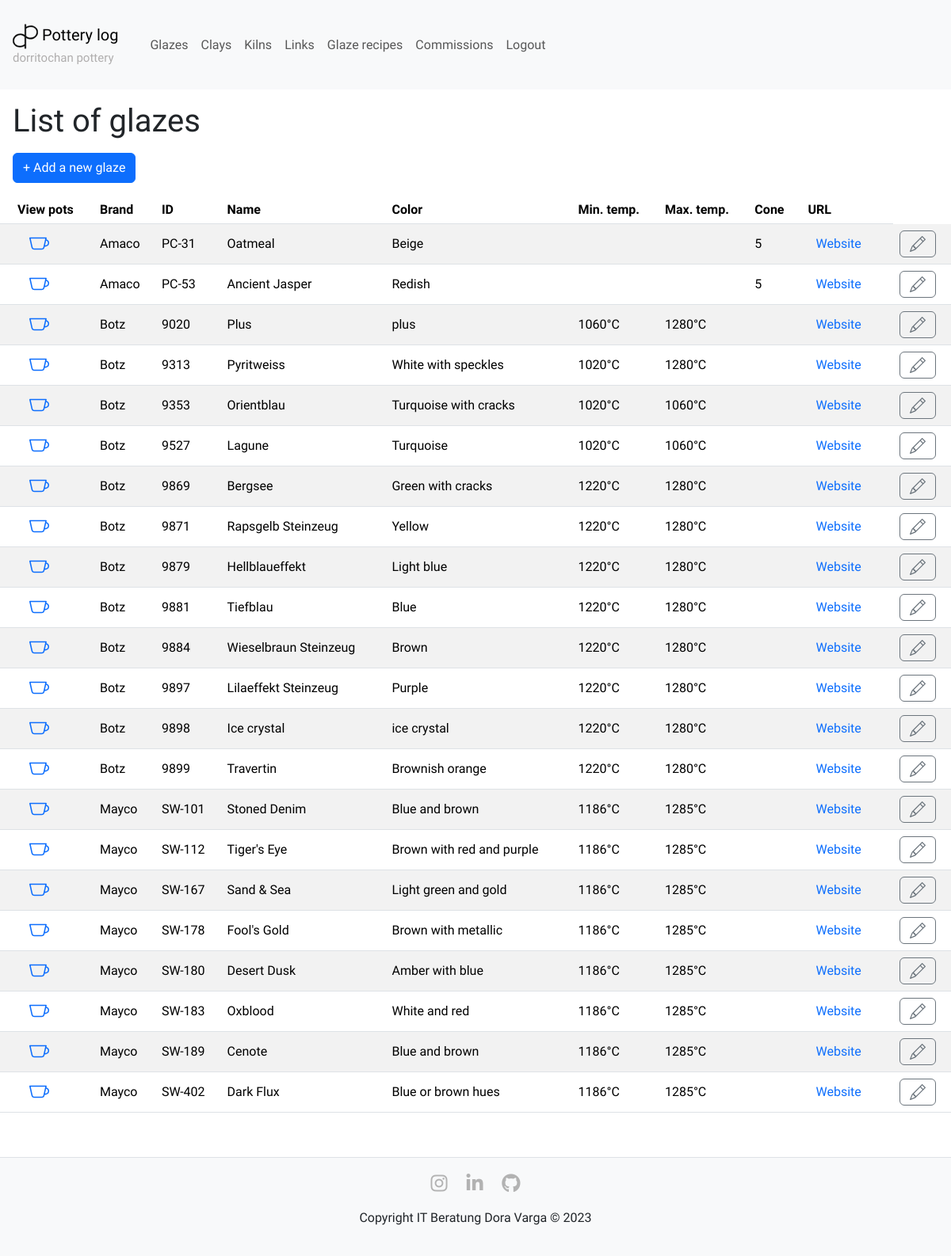
Page /viewglazes (signed in) on the committed database.
### app/models.py (models this page shows, shortened)
class Glaze(db.Model):
    __tablename__ = 'glaze'
    id = db.Column(db.Integer, primary_key=True)
    brand = db.Column(db.String(140), index=True)
    name = db.Column(db.String(50), unique=True)
    brand_id = db.Column(db.Integer, unique=True)
    color = db.Column(db.String(140))
    temp_min = db.Column(db.Integer) # in °C
    temp_max = db.Column(db.Integer) # in °C
    cone = db.Column(db.String(5))
    glaze_url = db.Column(db.String(200))
    glazed_pots = db.relationship('PotGlaze', back_populates='glaze', lazy='dynamic')

### app/controller.py (the view)
@app.route('/viewglazes')
@login_required
def view_glazes():
    glazes = Glaze.query.order_by(Glaze.brand, Glaze.brand_id).all()
    glaze_form = AddGlazeForm()
    return render_template('viewglazes.html', title='List of glazes', glazes=glazes, glaze_form=glaze_form)

### app/models.py (called while the page is built)
@login.user_loader
def load_user(id):
    return User.query.get(int(id))

### app/utils.py (called while the page is built)
def set_cone_choices():
    return [(index , cone) for index, cone in enumerate(CONES)]

### app/templates/viewglazes.html (shortened to what this page needs)
{% extends 'layout.html' %}
{% block main %}
<h1 class="m-3">List of glazes</h1>
<div class="m-3">
    <button id="add-new-glaze" type="button" class="btn btn-primary" data-toggle="modal" data-target="#modal-add-edit-glaze" data-reload-page="true">&plus; Add a new glaze</button>
</div>
<table class="table table-striped table-hover-color table-hover">
    <thead>
        <tr>
            <th>View pots</th>
            <th>Brand</th>
            <th>ID</th>
            <th>Name</th>
            <th>Color</th>
            <th>Min. temp.</th>
            <th>Max. temp.</th>
            <th>Cone</th>
            <th style="padding: 8px 13px;">URL</th>
        </tr>
    </thead>
    <body>
        {% for glaze in glazes %}
        <tr>
            <td class="vertical-center">
                <a href="{{ url_for('show_glaze', glaze_id=glaze.id) }}" class="hover-border-link">
                </a>
            </td>
            <td class="vertical-center">{{ glaze.brand or '' }}</td>
            <td class="vertical-center">{{ glaze.brand_id or '' }}</td>
            <td class="vertical-center">{{ glaze.name or '' }}</td>
            <td class="vertical-center">{{ glaze.color or '' }}</td>
            <td class="vertical-center">{{ glaze.temp_min ~ '°C' if glaze.temp_min else '' }}</td>
            <td class="vertical-center">{{ glaze.temp_max ~ '°C' if glaze.temp_max else '' }}</td>
            <td class="vertical-center">{{ glaze.cone or '' }}</td>
            <td class="vertical-center">
                {% if glaze.glaze_url %}
                    <a class="hover-border-link" href="{{ glaze.glaze_url or '' }}" target="_blank">
                        Website
                    </a>
                {% endif %}
            </td>
            <td>
                <button type="button" class="btn btn-outline-secondary" id="open-modal-edit-item-{{ glaze.id }}" data-toggle="modal" data-target="#modal-add-edit-glaze" data-reload-page="true" data-itemtype="glaze">
                </button>
            </td>
        </tr>
        {% endfor %}
    </body>
</table>
{% endblock %}

### app/static/css/styles.css (style rules this page uses)
body { margin: 0; font-family: 'Quicksand', sans-serif; display: flex; flex-direction: column; min-height: 100vh; }
a.hover-border-link { color: #0d6efd; text-decoration: none; padding: 8px 13px; border: 2px solid transparent; transition: all 0.1s; }
.vertical-center { vertical-align: middle; }
.table.table-striped td:nth-child(1), .table.table-striped th:nth-child(1) { padding-left: 22px; }

### rows in the picture
Glaze: brand "Amaco", brand "PC-31", name "Oatmeal", color "Beige", cone "5"
Glaze: brand "Amaco", brand "PC-53", name "Ancient Jasper", color "Redish", cone "5"
Glaze: brand "Botz", brand "9020", name "Plus", color "plus", temp_min "1060°C", temp_max "1280°C"
Glaze: brand "Botz", brand "9313", name "Pyritweiss", color "White with speckles", temp_min "1020°C", temp_max "1280°C"
Glaze: brand "Botz", brand "9353", name "Orientblau", color "Turquoise with cracks", temp_min "1020°C", temp_max "1060°C"
Glaze: brand "Botz", brand "9527", name "Lagune", color "Turquoise", temp_min "1020°C", temp_max "1060°C"
Glaze: brand "Botz", brand "9869", name "Bergsee", color "Green with cracks", temp_min "1220°C", temp_max "1280°C"
Glaze: brand "Botz", brand "9871", name "Rapsgelb Steinzeug", color "Yellow", temp_min "1220°C", temp_max "1280°C"
Glaze: brand "Botz", brand "9879", name "Hellblaueffekt", color "Light blue", temp_min "1220°C", temp_max "1280°C"
Glaze: brand "Botz", brand "9881", name "Tiefblau", color "Blue", temp_min "1220°C", temp_max "1280°C"
Glaze: brand "Botz", brand "9884", name "Wieselbraun Steinzeug", color "Brown", temp_min "1220°C", temp_max "1280°C"
Glaze: brand "Botz", brand "9897", name "Lilaeffekt Steinzeug", color "Purple", temp_min "1220°C", temp_max "1280°C"
Glaze: brand "Botz", brand "9898", name "Ice crystal", color "ice crystal", temp_min "1220°C", temp_max "1280°C"
Glaze: brand "Botz", brand "9899", name "Travertin", color "Brownish orange", temp_min "1220°C", temp_max "1280°C"
Glaze: brand "Mayco", brand "SW-101", name "Stoned Denim", color "Blue and brown", temp_min "1186°C", temp_max "1285°C"
Glaze: brand "Mayco", brand "SW-112", name "Tiger's Eye", color "Brown with red and purple", temp_min "1186°C", temp_max "1285°C"
Glaze: brand "Mayco", brand "SW-167", name "Sand & Sea", color "Light green and gold", temp_min "1186°C", temp_max "1285°C"
Glaze: brand "Mayco", brand "SW-178", name "Fool's Gold", color "Brown with metallic", temp_min "1186°C", temp_max "1285°C"
Glaze: brand "Mayco", brand "SW-180", name "Desert Dusk", color "Amber with blue", temp_min "1186°C", temp_max "1285°C"
Glaze: brand "Mayco", brand "SW-183", name "Oxblood", color "White and red", temp_min "1186°C", temp_max "1285°C"
Glaze: brand "Mayco", brand "SW-189", name "Cenote", color "Blue and brown", temp_min "1186°C", temp_max "1285°C"
Glaze: brand "Mayco", brand "SW-402", name "Dark Flux", color "Blue or brown hues", temp_min "1186°C", temp_max "1285°C"
